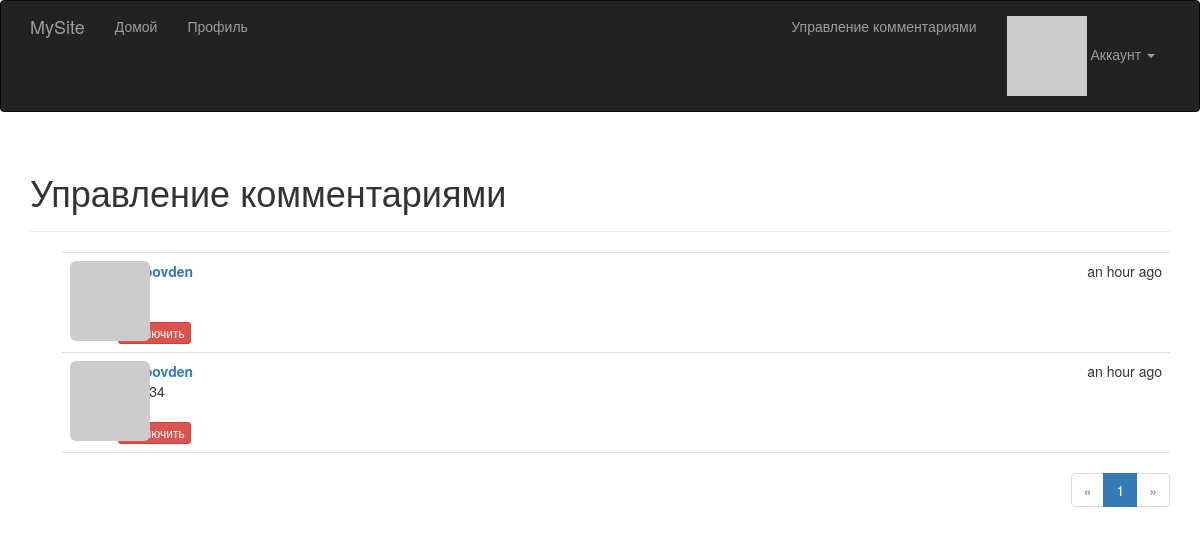
Screenshot of /moderate (signed in) with the database file from the repository.
### app/models.py (models this page shows, shortened)
class Comment(db.Model):
    __tablename__ = 'comments'
    id = db.Column(db.Integer, primary_key=True)
    body = db.Column(db.Text)
    body_html = db.Column(db.Text)
    timestamp = db.Column(db.DateTime, index=True, default=datetime.utcnow)
    disabled = db.Column(db.Boolean)
    author_id = db.Column(db.Integer, db.ForeignKey('users.id'))
    post_id = db.Column(db.Integer, db.ForeignKey('posts.id'))

class User(UserMixin, db.Model):
    __tablename__ = 'users'
    id = db.Column(db.Integer, primary_key=True)
    email = db.Column(db.String(64), unique=True, index=True)
    username = db.Column(db.String(64), unique=True, index=True)
    role_id = db.Column(db.Integer, db.ForeignKey('roles.id'))
    password_hash = db.Column(db.String(128))
    confirmed = db.Column(db.Boolean, default=False)
    name = db.Column(db.String(64))
    location = db.Column(db.String(64))
    about_me = db.Column(db.Text())
    member_since = db.Column(db.DateTime(), default=datetime.utcnow)
    last_seen = db.Column(db.DateTime(), default=datetime.utcnow)
    avatar_hash = db.Column(db.String(32))
    posts = db.relationship('Post', backref='author', lazy='dynamic')
    followed = db.relationship('Follow',
                               foreign_keys=[Follow.follower_id],
                               backref=db.backref('follower', lazy='joined'),
                               lazy='dynamic',
                               cascade='all, delete-orphan')
    followers = db.relationship('Follow',
                                foreign_keys=[Follow.followed_id],
                                backref=db.backref('followed', lazy='joined'),
                                lazy='dynamic',
                                cascade='all, delete-orphan')
    comments = db.relationship('Comment', backref='author', lazy='dynamic')
    @property
    def password(self):
        raise AttributeError('password is not a readable attribute')
    def can(self, perm):
        return self.role is not None and self.role.has_permission(perm)
    def ping(self):
        self.last_seen = datetime.utcnow()
        db.session.add(self)
    def gravatar(self, size=100, default='identicon', rating='g'):
        url = 'https://secure.gravatar.com/avatar'
        hash = self.avatar_hash or self.gravatar_hash()
        return '{url}/{hash}?s={size}&d={default}&r={rating}'.format(
            url=url, hash=hash, size=size, default=default, rating=rating)

### app/main/views.py (the view)
@main.route('/moderate')
@login_required
@permission_required(Permission.MODERATE)
def moderate():
    page = request.args.get('page', 1, type=int)
    pagination = Comment.query.order_by(Comment.timestamp.desc()).paginate(
        page, per_page=current_app.config['FLASKY_COMMENTS_PER_PAGE'],
        error_out=False)
    comments = pagination.items
    return render_template('moderate.html', comments=comments,
                           pagination=pagination, page=page)

### app/auth/views.py (called while the page is built)
@auth.before_app_request
def before_request():
    if current_user.is_authenticated:
        current_user.ping()
        if not current_user.confirmed \
                and request.endpoint \
                and request.blueprint != 'auth' \
                and request.endpoint != 'static':
            return redirect(url_for('auth.unconfirmed'))

### app/main/__init__.py (called while the page is built)
@main.app_context_processor
def inject_permissions():
    return dict(Permission=Permission)

### app/models.py (called while the page is built)
@login_manager.user_loader
def load_user(user_id):
    return User.query.get(int(user_id))

    def has_permission(self, perm):
        return self.permissions & perm == perm

### app/templates/moderate.html (shortened to what this page needs)
{% extends "base.html" %}
{% import "_macros.html" as macros %}
{% block page_content %}
<div class="page-header">
    <h1>Управление комментариями</h1>
</div>
{% set moderate = True %}
{% include '_comments.html' %}
{% if pagination %}
<div class="pagination">
    {{ macros.pagination_widget(pagination, '.moderate') }}
</div>
{% endif %}
{% endblock %}

### app/templates/_comments.html (shortened to what this page needs)
<ul class="comments">
    {% for comment in comments %}
    <li class="comment">
        <div class="comment-thumbnail">
            <a href="{{ url_for('.user', username=comment.author.username) }}">
                <img class="img-rounded profile-thumbnail" src="{{ comment.author.gravatar(size=40) }}">
            </a>
        </div>
        <div class="comment-content">
            <div class="comment-date">{{ moment(comment.timestamp).fromNow() }}</div>
            <div class="comment-author"><a href="{{ url_for('.user', username=comment.author.username) }}">{{ comment.author.username }}</a></div>
            <div class="comment-body">
            </div>
            {% if moderate %}
                <br>
                {% if comment.disabled %}
                <a class="btn btn-default btn-xs" href="{{ url_for('.moderate_enable', id=comment.id, page=page) }}">Включить</a>
                {% else %}
                <a class="btn btn-danger btn-xs" href="{{ url_for('.moderate_disable', id=comment.id, page=page) }}">Отключить</a>
                {% endif %}
            {% endif %}
        </div>
    </li>
    {% endfor %}
</ul>

### app/static/styles.css (style rules this page uses)
.profile-thumbnail { position: absolute; }
ul.comments { list-style-type: none; padding: 0px; margin: 16px 0px 0px 0px; }
ul.comments li.comment { margin-left: 32px; padding: 8px; border-bottom: 1px solid #e0e0e0; }
ul.comments li.comment:nth-child(1) { border-top: 1px solid #e0e0e0; }
div.comment-date { float: right; }
div.comment-author { font-weight: bold; }
div.comment-thumbnail { position: absolute; }
div.comment-content { margin-left: 48px; min-height: 48px; }
div.pagination { width: 100%; text-align: right; padding: 0px; margin: 0px; }

### rows the page displays
Comment: timestamp "an hour ago", author.username "tulupovden"
Comment: timestamp "an hour ago", author.username "tulupovden"

### other values shown
{{ p }} "1"
